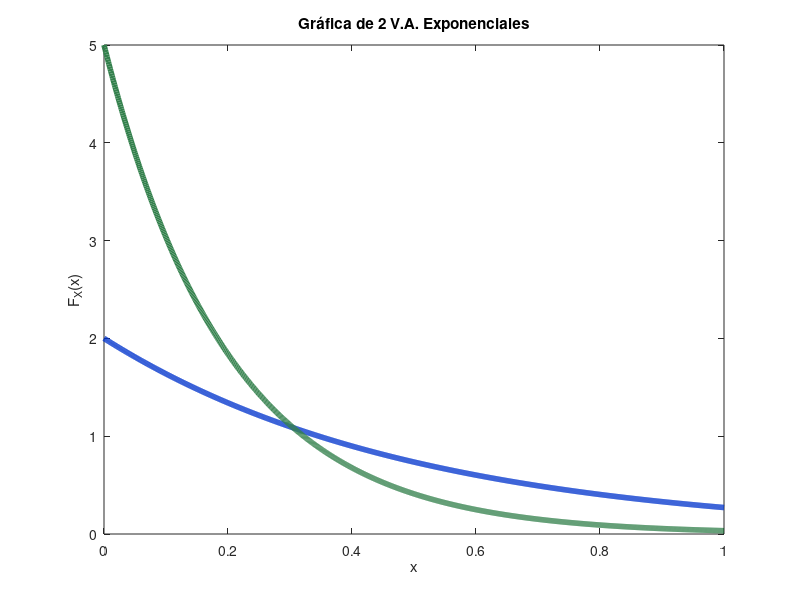
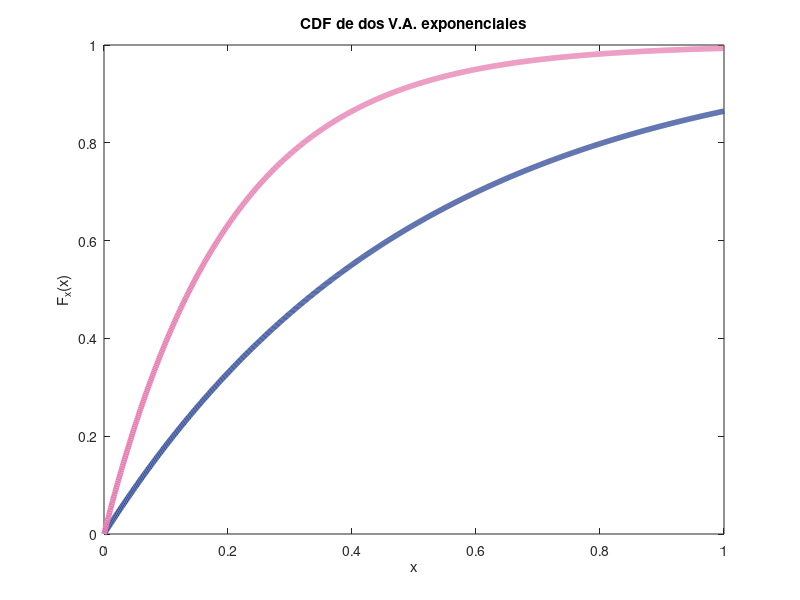

MATLAB code to generate these figures, in order:
%Código de matlab para graficar una PDF exponencial
lambda1 = 1/2;
lambda2 = 1/5;
x = linspace(0,1,1000);
f1 = pdf('exp',x,lambda1);
f2 = pdf('exp',x,lambda2);
plot(x,f1,'LineWidth',4,'Color',[0 0.2 0.8]); hold on;
plot(x,f2,'LineWidth',4,'Color',[0.2 0.5 0.3]);title('Gráfica de 2 V.A. Exponenciales');
xlabel('x');ylabel('F_X(x)');

%Código de matlab para graficar una CDF exponencial
 F1 = cdf('exp',x,lambda1);
 F2 = cdf('exp',x,lambda2);
 figure;
 plot(x,F1,'LineWidth',4,'Color',[0.2 0.3 0.6]);
 hold on;
 plot(x,F2,'LineWidth',4,'Color',[0.9 0.5 0.7]);
title('CDF de dos V.A. exponenciales');
xlabel('x');
ylabel('F_x(x)');